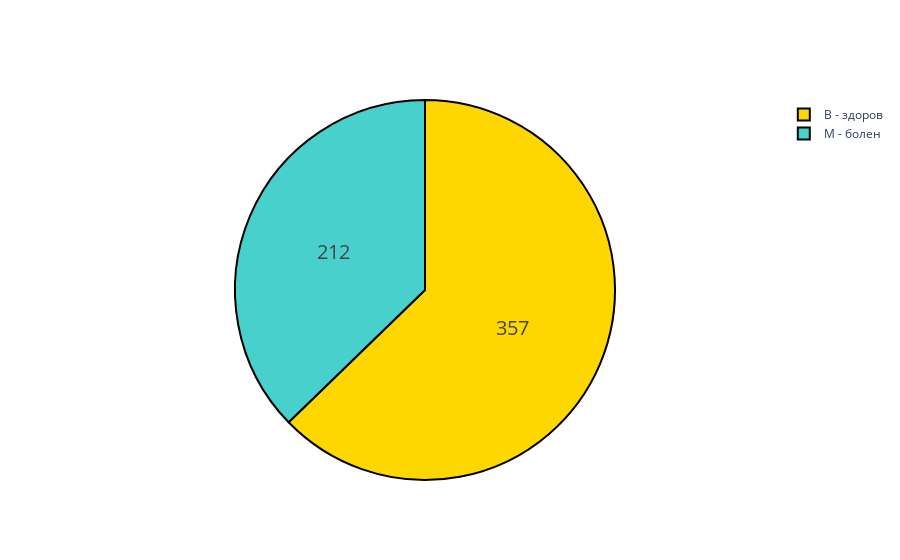

The notebook cell saved with this chart:
### Markdown cell above
* смотрим значения таргет переменной

### Code cell
# столбец с ['diagnosis']
fig = go.Figure(data=[go.Pie(labels=['B - здоров','M - болен'], values=data['Diagnosis'].value_counts(), textinfo='label+percent')])
fig.update_traces(hoverinfo='label+percent', textinfo='value', textfont_size=20,
                  marker=dict(colors=['gold', 'mediumturquoise'], line=dict(color='#000000', width=2)))
fig.show()

### Figure 1 — Plotly figure (JSON) as saved in the notebook; plotly's stock layout.template omitted (floating-point values rounded to 4 significant figures)
{"data": [{"hoverinfo": "label+percent", "labels": ["B - здоров", "M - болен"], "marker": {"colors": ["gold", "mediumturquoise"], "line": {"color": "#000000", "width": 2}}, "textfont": {"size": 20}, "textinfo": "value", "type": "pie", "values": [357, 212]}], "layout": {}}
